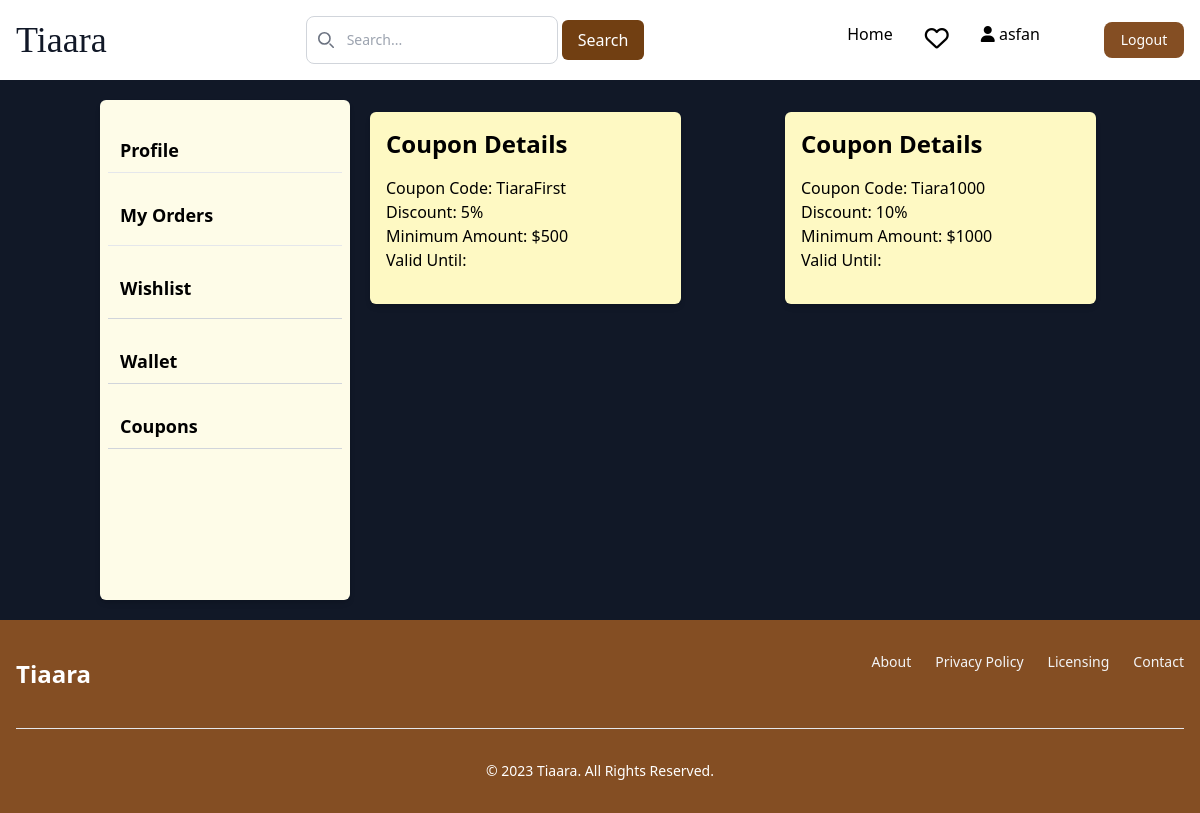
Page /userdetails/coupon/ (signed in) on the committed database.
### authentication/models.py (models this page shows, shortened)
class Custom_user(AbstractBaseUser, PermissionsMixin):
    email = models.EmailField(unique=True)
    password = models.CharField(max_length=50)
    otp = models.IntegerField(default=0000)
    otp_created_at = models.DateTimeField(auto_now=True)
    otp_expiry = models.DurationField(default=timezone.timedelta(minutes=1))
    is_active = models.BooleanField(default=True)
    is_verified = models.BooleanField(default=False)
    created_date = models.DateField(auto_now_add=True)
    name = models.CharField(max_length=50)
    date_of_birth = models.CharField(max_length=50)
    phone_Number = models.CharField(max_length=10)
    address = models.TextField()
    gender = models.CharField(max_length=10)
    is_staff = models.BooleanField(default=False)
    pro_pic = models.ImageField(upload_to="User/image/User")
    referal_code = models.CharField(max_length=12, unique=True, blank=True, null=True)
    USERNAME_FIELD = 'email'
    objects = CustomUserManager()

### adminapp/models.py (models this page shows)
class Coupon(models.Model):
    code=models.CharField(max_length=10, unique=True)
    dis_per=models.IntegerField()
    minimum_amount=models.PositiveBigIntegerField(default=0)
    active=models.BooleanField(default=True)

### userdetails/views.py (the view)
# urls.py: path('coupon/', views.coupons, name="coupons"),
@login_required(login_url='login')
def coupon(request):
    coupons=Coupon.objects.all()
    return render(request, 'user/coupons.html',{'coupons':coupons})

### templates/user/coupons.html (shortened to what this page needs)
{% extends 'base.html' %}
{% block content %}
{% include 'profile.html' %}
{% if coupons %}
{% for coupon in coupons %}
{% if coupon.active%}
<div class="container mx-auto mt-8">
    <div class="bg-yellow-100 p-4 rounded-md shadow-md w-3/4" >
        <h2 class="text-2xl font-bold mb-4">Coupon Details</h2>
        <div class="mb-4">
            <p class="text-md">Coupon Code:</strong> {{ coupon.code }}</p>
            <p class="text-md">Discount:</strong> {{ coupon.dis_per }}%</p>
            <p class="text-md">Minimum Amount:</strong> ${{ coupon.minimum_amount }}</p>
            <p class="text-md">Valid Until:</strong> {{ coupon.valid_until }}</p>
        </div>
</div>
</div>
{% endif %}
{% endfor %}
{% endif %}
{% endblock content %}

### templates/base.html (shortened to what this page needs)
{% load static %}
<!DOCTYPE html>
<head>
  <link rel="stylesheet" href="{% static 'css/styles.css' %}">
  <script src="https://cdn.tailwindcss.com"></script>
  <link href="https://cdnjs.cloudflare.com/ajax/libs/flowbite/2.2.0/flowbite.min.css" rel="stylesheet" />
  <link rel="stylesheet" href="https://cdnjs.cloudflare.com/ajax/libs/font-awesome/6.4.2/css/all.min.css">
 <link rel="stylesheet" href="https://cdnjs.cloudflare.com/ajax/libs/remixicon/3.5.0/remixicon.css"
 />
</head>
<body>
  <div style=" display: flex; flex-direction: column;">
</body>
<nav class=" bg-white ">
  <div class="max-w-screen-xl flex flex-wrap items-center justify-between mx-auto p-4">
    <a href="{% url 'home' %}" class="flex items-center space-x-3 rtl:space-x-reverse">
      <h1 class="font-serif self-center text-4xl text-gray-900 font-medium  ">Tiaara</h1>
    </a>
    <div class="relative hidden md:block">
      <div class="absolute inset-y-0 start-0 flex items-center ps-3 pointer-events-none">
      </div>
      <form method="POST" action="{% url 'search' %}">
        <div class="flex">
      <input type="text" id="search" name="search"
        class="block w-full p-2 ps-10 text-sm text-gray-900 border border-gray-300 rounded-lg bg-white  "
        placeholder="Search...">
        <button class="px-4 py-2 m-1 bg-yellow-900 text-white rounded-md" type="submit">Search</button>
        </form>
      </div>
    </div>
    <div class="hidden w-full md:block md:w-auto" id="navbar-solid-bg">
      <ul
        class="flex flex-col font-medium mt-4 rounded-lg bg-gray-50 md:space-x-8 rtl:space-x-reverse md:flex-row md:mt-0 md:border-0 md:bg-transparent dark:bg-gray-800 md:dark:bg-transparent dark:border-gray-700">
        <li>
          <a href="{% url 'home' %}"
            class="block py-2 px-3 md:p-0 text-black bg-black-700 rounded md:bg-transparent md:text-black-700 md:dark:text-black-500 dark:bg-brown-600 md:dark:bg-transparent text-brown"
            aria-current="page">Home</a>
        </li>
        {% if request.user.is_authenticated %}
        <li>
          <a href="{% url 'wishlist' %}">
            <i class="fa-regular fa-heart text-2xl relative">
            </i></a>
        </li>
      <li>
        <a href="{% url 'profile' %}"><i class="fa-solid fa-user fa-3xl"></i>
        <span>{{ request.user.name }}</span></a>
      </li>
        <li>
          <button type="button"
            class="text-white bg-[#844E23] w-20  focus:ring-4 focus:outline-none  font-medium rounded-lg text-sm px-4 py-2 text-center "><a
              href="{% url 'logout' %}" onclick="return confirm('Are you sure you want to Logout?')">Logout</a>
            </button>
        </li>
        {% endif %}
      </ul>
    </div>
</nav>
<div class=""  style="">
  {% block content %}
  {% endblock content %}
</div>
  <footer class="bg-[#844E23] ">
    <div class="w-full max-w-screen-xl mx-auto p-4 md:py-8">
      <div class="sm:flex sm:items-center sm:justify-between">
        <span class="self-center text-2xl font-semibold whitespace-nowrap text-white">Tiaara</span>
        <ul class="flex flex-wrap items-center mb-6 text-sm font-medium text-gray-100">
          <li>
            <a href="#" class="hover:underline me-4 md:me-6 ">About</a>
          </li>
          <li>
            <a href="#" class="hover:underline me-4 md:me-6 ">Privacy
              Policy</a>
          </li>
          <li>
            <a href="#" class="hover:underline me-4 md:me-6 ">Licensing</a>
          </li>
          <li>
            <a href="#" class="hover:underline ">Contact</a>
          </li>
        </ul>
      </div>
      <hr class="my-6 border-gray-200 sm:mx-auto dark:border-gray-700 lg:my-8" />
      <span class="block text-sm  sm:text-center text-white ">©
        2023 <a href="https://tiara.com/" class="hover:underline ">Tiaara</a>.
        All Rights Reserved.</span>
    </div>
  </footer>
</body>

### rows in the picture
Custom_user: user.name "asfan"
Coupon: code "TiaraFirst", dis_per "5", minimum_amount "500"
Coupon: code "Tiara1000", dis_per "10", minimum_amount "1000"
